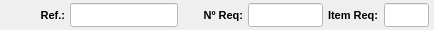
              <widget class="QWidget" name="widget_15" native="true">
               <property name="minimumSize">
                <size>
                 <width>0</width>
                 <height>0</height>
                </size>
               </property>
               <property name="maximumSize">
                <size>
                 <width>16777215</width>
                 <height>30</height>
                </size>
               </property>
               <property name="font">
                <font>
                 <pointsize>8</pointsize>
                </font>
               </property>
               <property name="styleSheet">
                <string notr="true"/>
               </property>
               <layout class="QHBoxLayout" name="horizontalLayout_16">
                <property name="spacing">
                 <number>5</number>
                </property>
                <property name="leftMargin">
                 <number>5</number>
                </property>
                <property name="topMargin">
                 <number>3</number>
                </property>
                <property name="rightMargin">
                 <number>5</number>
                </property>
                <property name="bottomMargin">
                 <number>3</number>
                </property>
                <item>
                 <widget class="QLabel" name="label_55">
                  <property name="minimumSize">
                   <size>
                    <width>60</width>
                    <height>0</height>
                   </size>
                  </property>
                  <property name="maximumSize">
                   <size>
                    <width>60</width>
                    <height>16777215</height>
                   </size>
                  </property>
                  <property name="font">
                   <font>
                    <pointsize>8</pointsize>
                    <weight>75</weight>
                    <bold>true</bold>
                   </font>
                  </property>
                  <property name="text">
                   <string>Ref.:</string>
                  </property>
                  <property name="alignment">
                   <set>Qt::AlignRight|Qt::AlignTrailing|Qt::AlignVCenter</set>
                  </property>
                 </widget>
                </item>
                <item>
                 <widget class="QLineEdit" name="line_Referencia">
                  <property name="sizePolicy">
                   <sizepolicy hsizetype="Preferred" vsizetype="Preferred">
                    <horstretch>0</horstretch>
                    <verstretch>0</verstretch>
                   </sizepolicy>
                  </property>
                  <property name="minimumSize">
                   <size>
                    <width>0</width>
                    <height>0</height>
                   </size>
                  </property>
                  <property name="maximumSize">
                   <size>
                    <width>16777215</width>
                    <height>16777215</height>
                   </size>
                  </property>
                  <property name="font">
                   <font>
                    <pointsize>8</pointsize>
                   </font>
                  </property>
                  <property name="cursor">
                   <cursorShape>IBeamCursor</cursorShape>
                  </property>
                  <property name="styleSheet">
                   <string notr="true">background-color: rgb(255, 255, 255);</string>
                  </property>
                  <property name="inputMask">
                   <string/>
                  </property>
                  <property name="text">
                   <string/>
                  </property>
                  <property name="maxLength">
                   <number>20</number>
                  </property>
                  <property name="frame">
                   <bool>true</bool>
                  </property>
                  <property name="echoMode">
                   <enum>QLineEdit::Normal</enum>
                  </property>
                  <property name="alignment">
                   <set>Qt::AlignLeading|Qt::AlignLeft|Qt::AlignVCenter</set>
                  </property>
                 </widget>
                </item>
                <item>
                 <widget class="QLabel" name="label_19">
                  <property name="minimumSize">
                   <size>
                    <width>60</width>
                    <height>0</height>
                   </size>
                  </property>
                  <property name="maximumSize">
                   <size>
                    <width>60</width>
                    <height>16777215</height>
                   </size>
                  </property>
                  <property name="font">
                   <font>
                    <pointsize>8</pointsize>
                    <weight>75</weight>
                    <bold>true</bold>
                   </font>
                  </property>
                  <property name="text">
                   <string>Nº Req:</string>
                  </property>
                  <property name="alignment">
                   <set>Qt::AlignRight|Qt::AlignTrailing|Qt::AlignVCenter</set>
                  </property>
                 </widget>
                </item>
                <item>
                 <widget class="QLineEdit" name="line_Num_Req">
                  <property name="sizePolicy">
                   <sizepolicy hsizetype="Preferred" vsizetype="Preferred">
                    <horstretch>0</horstretch>
                    <verstretch>0</verstretch>
                   </sizepolicy>
                  </property>
                  <property name="minimumSize">
                   <size>
                    <width>0</width>
                    <height>0</height>
                   </size>
                  </property>
                  <property name="maximumSize">
                   <size>
                    <width>75</width>
                    <height>16777215</height>
                   </size>
                  </property>
                  <property name="font">
                   <font>
                    <pointsize>8</pointsize>
                   </font>
                  </property>
                  <property name="styleSheet">
                   <string notr="true">background-color: rgb(255, 255, 255);</string>
                  </property>
                  <property name="text">
                   <string/>
                  </property>
                  <property name="alignment">
                   <set>Qt::AlignCenter</set>
                  </property>
                 </widget>
                </item>
                <item>
                 <widget class="QLabel" name="label_21">
                  <property name="minimumSize">
                   <size>
                    <width>0</width>
                    <height>0</height>
                   </size>
                  </property>
                  <property name="maximumSize">
                   <size>
                    <width>60</width>
                    <height>16777215</height>
                   </size>
                  </property>
                  <property name="font">
                   <font>
                    <pointsize>8</pointsize>
                    <weight>75</weight>
                    <bold>true</bold>
                   </font>
                  </property>
                  <property name="text">
                   <string>Item Req:</string>
                  </property>
                 </widget>
                </item>
                <item>
                 <widget class="QLineEdit" name="line_Item_Req">
                  <property name="sizePolicy">
                   <sizepolicy hsizetype="Preferred" vsizetype="Preferred">
                    <horstretch>0</horstretch>
                    <verstretch>0</verstretch>
                   </sizepolicy>
                  </property>
                  <property name="minimumSize">
                   <size>
                    <width>0</width>
                    <height>0</height>
                   </size>
                  </property>
                  <property name="maximumSize">
                   <size>
                    <width>45</width>
                    <height>16777215</height>
                   </size>
                  </property>
                  <property name="font">
                   <font>
                    <pointsize>8</pointsize>
                   </font>
                  </property>
                  <property name="styleSheet">
                   <string notr="true">background-color: rgb(255, 255, 255);</string>
                  </property>
                  <property name="alignment">
                   <set>Qt::AlignCenter</set>
                  </property>
                 </widget>
                </item>
               </layout>
              </widget>
